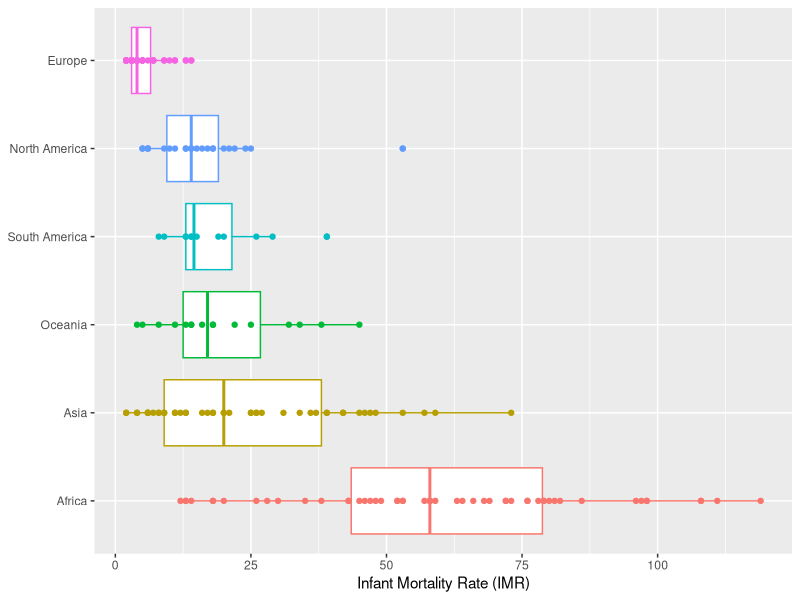

Generate this figure with R:
library(tidyverse)

# read the data :
( imr <- read_csv("../datasets/imr2011.csv", col_types=cols()) )
imr$Continent <- factor(imr$Continent)
imr <- imr %>% mutate( Continent = fct_reorder(Continent, -IMR) )
( imr.means <- imr %>% group_by(Continent) %>% summarize( N=n(), IMR=mean(IMR)) )

ggplot(imr, aes(Continent,IMR,color=Continent)) + 
  geom_boxplot() +
  geom_point() +
  coord_flip() +
  xlab(NULL) + ylab("Infant Mortality Rate (IMR)") +
  theme( legend.position="none")

# ggplot(imr, aes(Continent,IMR,color=Continent)) + 
#   geom_point() +
#   geom_point( data=imr.means, aes(x=Continent,y=IMR),color="black",size=3) +
#   coord_flip() +
#   xlab(NULL) + ylab("Infant Mortality Rate (IMR)") +
#   theme( legend.position="none")
#  geom_line( data=imr.means, aes(x=Continent,y=IMR), color="black", linetype="dashed", group=1 )

# ggsave("images/imr_by_continent.png", device="png")

imr.fit <- lm( IMR ~ Continent, data=imr)
summary(imr.fit)

new <- tibble(Continent=levels(imr$Continent))
predictions <- predict(imr.fit,new)
( imr.means <- imr.means %>% mutate( IMR.hat = predictions ) )

